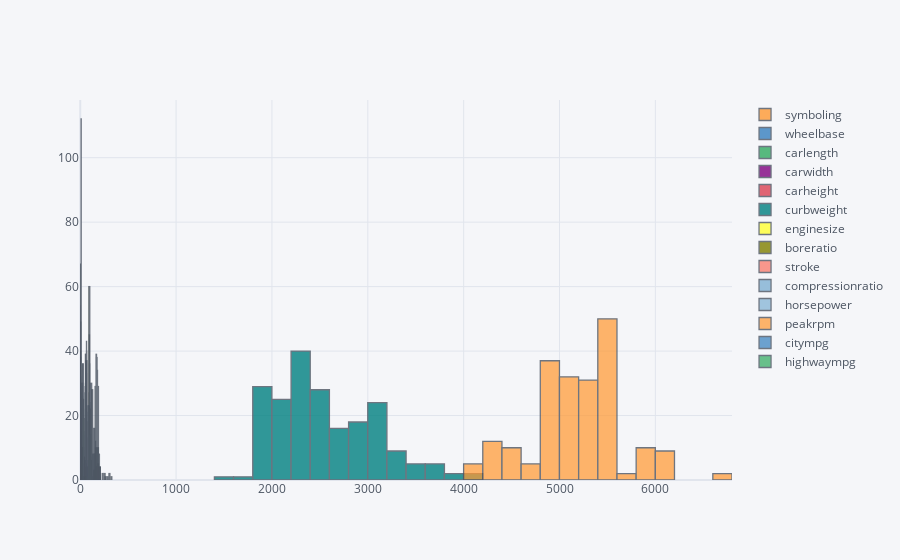

Here is the notebook cell this chart was saved with:
### Markdown cell above
<a id="4"></a>
<font color="lightseagreen" size=+1.5><b>Numerical Features</b></font>

### Code cell
df1[numerical].iplot(kind='hist');

### Figure 1 — Plotly figure (JSON) as saved in the notebook; plotly's stock layout.template omitted (floating-point values rounded to 4 significant figures; data arrays with more than 128 entries replaced by an {"elided": "..."} marker saying what was removed)
{"data": [{"histfunc": "count", "histnorm": "", "marker": {"color": "rgba(255, 153, 51, 1.0)", "line": {"color": "#4D5663", "width": 1.3}}, "name": "symboling", "opacity": 0.8, "orientation": "v", "type": "histogram", "x": {"elided": "205 int values"}}, {"histfunc": "count", "histnorm": "", "marker": {"color": "rgba(55, 128, 191, 1.0)", "line": {"color": "#4D5663", "width": 1.3}}, "name": "wheelbase", "opacity": 0.8, "orientation": "v", "type": "histogram", "x": {"elided": "205 float values"}}, {"histfunc": "count", "histnorm": "", "marker": {"color": "rgba(50, 171, 96, 1.0)", "line": {"color": "#4D5663", "width": 1.3}}, "name": "carlength", "opacity": 0.8, "orientation": "v", "type": "histogram", "x": {"elided": "205 float values"}}, {"histfunc": "count", "histnorm": "", "marker": {"color": "rgba(128, 0, 128, 1.0)", "line": {"color": "#4D5663", "width": 1.3}}, "name": "carwidth", "opacity": 0.8, "orientation": "v", "type": "histogram", "x": {"elided": "205 float values"}}, {"histfunc": "count", "histnorm": "", "marker": {"color": "rgba(219, 64, 82, 1.0)", "line": {"color": "#4D5663", "width": 1.3}}, "name": "carheight", "opacity": 0.8, "orientation": "v", "type": "histogram", "x": {"elided": "205 float values"}}, {"histfunc": "count", "histnorm": "", "marker": {"color": "rgba(0, 128, 128, 1.0)", "line": {"color": "#4D5663", "width": 1.3}}, "name": "curbweight", "opacity": 0.8, "orientation": "v", "type": "histogram", "x": {"elided": "205 int values"}}, {"histfunc": "count", "histnorm": "", "marker": {"color": "rgba(255, 255, 51, 1.0)", "line": {"color": "#4D5663", "width": 1.3}}, "name": "enginesize", "opacity": 0.8, "orientation": "v", "type": "histogram", "x": {"elided": "205 int values"}}, {"histfunc": "count", "histnorm": "", "marker": {"color": "rgba(128, 128, 0, 1.0)", "line": {"color": "#4D5663", "width": 1.3}}, "name": "boreratio", "opacity": 0.8, "orientation": "v", "type": "histogram", "x": {"elided": "205 float values"}}, {"histfunc": "count", "histnorm": "", "marker": {"color": "rgba(251, 128, 114, 1.0)", "line": {"color": "#4D5663", "width": 1.3}}, "name": "stroke", "opacity": 0.8, "orientation": "v", "type": "histogram", "x": {"elided": "205 float values"}}, {"histfunc": "count", "histnorm": "", "marker": {"color": "rgba(128, 177, 211, 1.0)", "line": {"color": "#4D5663", "width": 1.3}}, "name": "compressionratio", "opacity": 0.8, "orientation": "v", "type": "histogram", "x": {"elided": "205 float values"}}, {"histfunc": "count", "histnorm": "", "marker": {"color": "rgba(128, 177, 211, 0.8999999999999999)", "line": {"color": "#4D5663", "width": 1.3}}, "name": "horsepower", "opacity": 0.8, "orientation": "v", "type": "histogram", "x": {"elided": "205 int values"}}, {"histfunc": "count", "histnorm": "", "marker": {"color": "rgba(255, 153, 51, 0.8999999999999999)", "line": {"color": "#4D5663", "width": 1.3}}, "name": "peakrpm", "opacity": 0.8, "orientation": "v", "type": "histogram", "x": {"elided": "205 int values"}}, {"histfunc": "count", "histnorm": "", "marker": {"color": "rgba(55, 128, 191, 0.8999999999999999)", "line": {"color": "#4D5663", "width": 1.3}}, "name": "citympg", "opacity": 0.8, "orientation": "v", "type": "histogram", "x": {"elided": "205 int values"}}, {"histfunc": "count", "histnorm": "", "marker": {"color": "rgba(50, 171, 96, 0.8999999999999999)", "line": {"color": "#4D5663", "width": 1.3}}, "name": "highwaympg", "opacity": 0.8, "orientation": "v", "type": "histogram", "x": {"elided": "205 int values"}}], "layout": {"barmode": "overlay", "legend": {"bgcolor": "#F5F6F9", "font": {"color": "#4D5663"}}, "paper_bgcolor": "#F5F6F9", "plot_bgcolor": "#F5F6F9", "title": {"font": {"color": "#4D5663"}}, "xaxis": {"gridcolor": "#E1E5ED", "showgrid": true, "tickfont": {"color": "#4D5663"}, "title": {"font": {"color": "#4D5663"}, "text": ""}, "zerolinecolor": "#E1E5ED"}, "yaxis": {"gridcolor": "#E1E5ED", "showgrid": true, "tickfont": {"color": "#4D5663"}, "title": {"font": {"color": "#4D5663"}, "text": ""}, "zerolinecolor": "#E1E5ED"}}}
